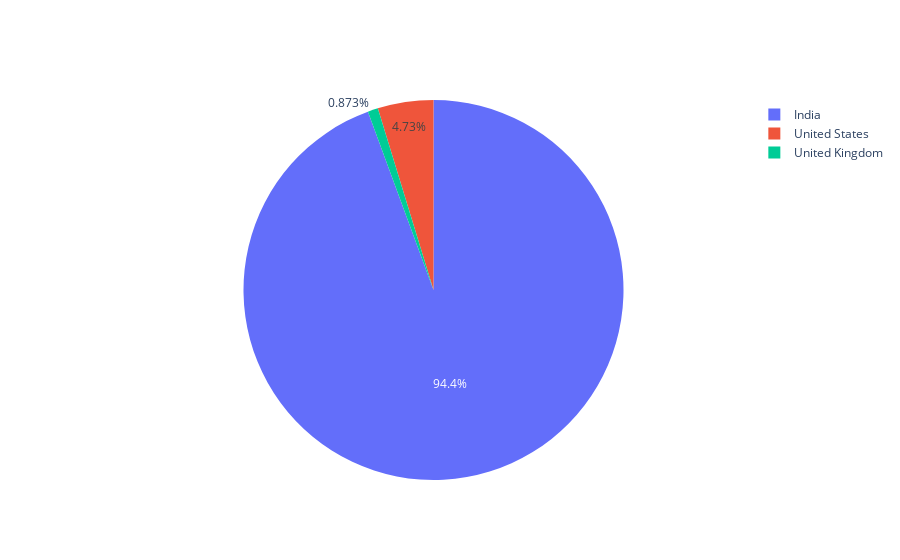

The notebook cell saved with this chart:
### Markdown cell above
## pie chart to see which country has maximum records

### Code cell
fig=go.Figure(go.Pie(labels=country_names[:3],values=country_val[:3]))
fig.show()

### Figure 1 — Plotly figure (JSON) as saved in the notebook; plotly's stock layout.template omitted (floating-point values rounded to 4 significant figures)
{"data": [{"labels": ["India", "United States", "United Kingdom"], "type": "pie", "values": [8652, 434, 80]}], "layout": {}}
